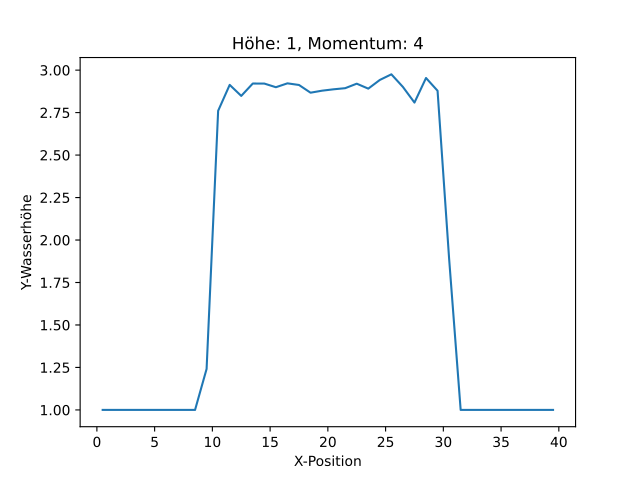

The script that drew this image:
import pandas as pd
import matplotlib.pyplot as plt

df = pd.read_csv("h1u4solution_1.csv")

plt.plot(df.iloc[:, 0], df.iloc[:, 2])
plt.xlabel("X-Position")
plt.ylabel("Y-Wasserhöhe")
plt.title("Höhe: 1, Momentum: 4")
